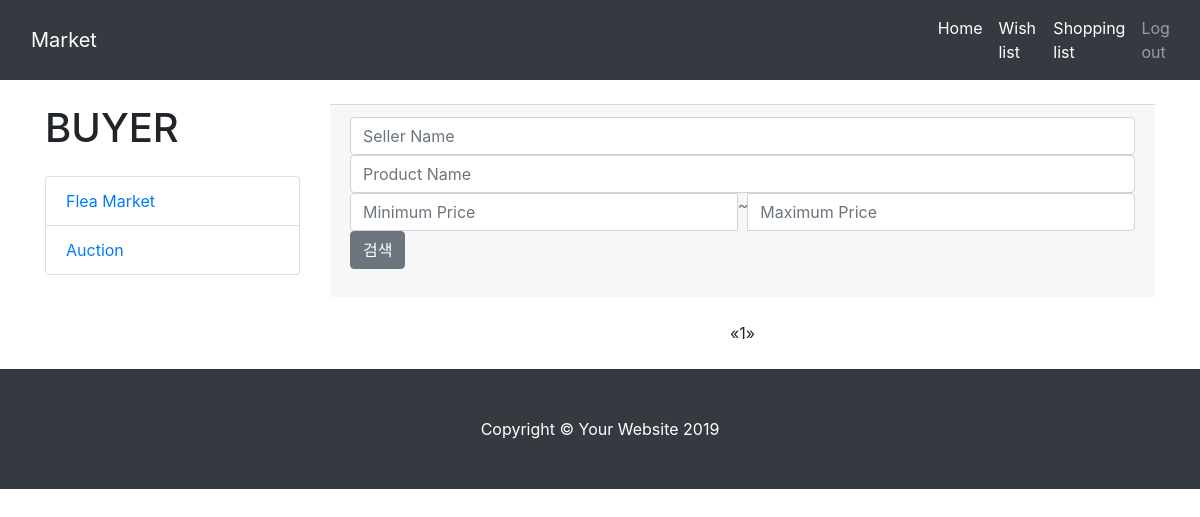
Page /buyer/ on the earlier database version.
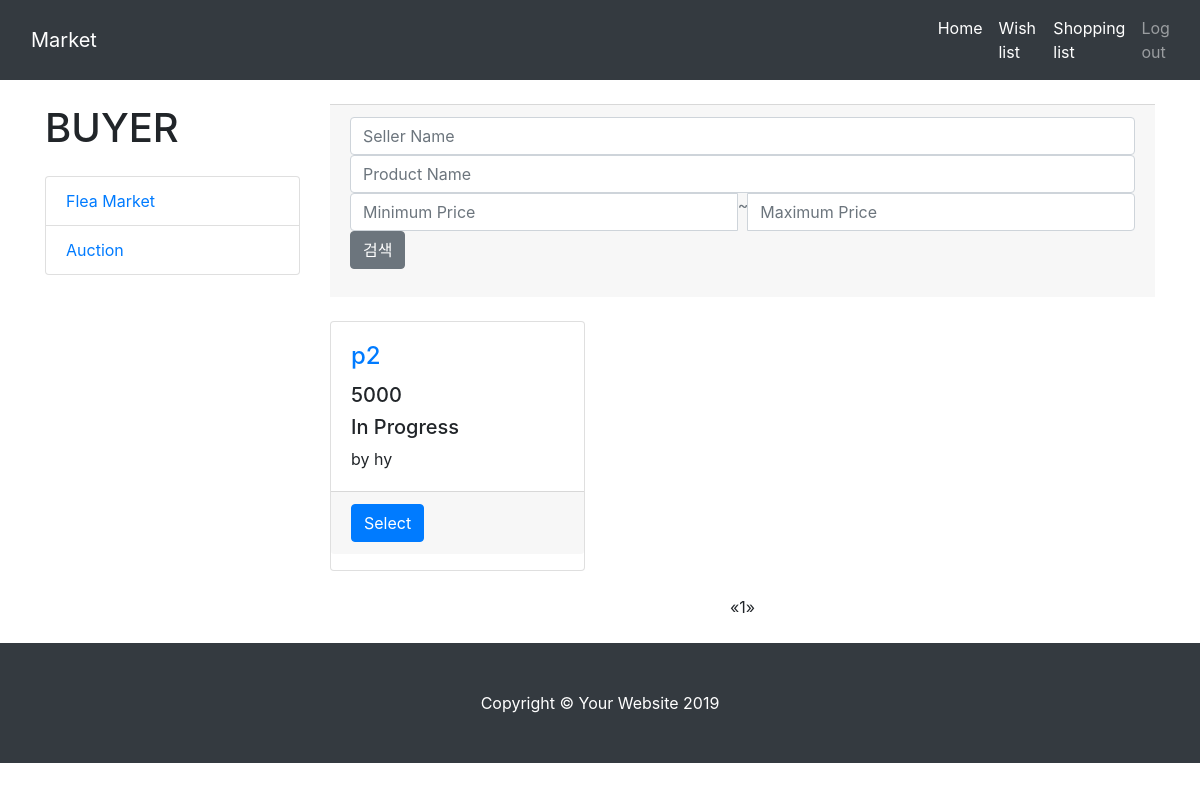
Same page on the later database version.
### market/models.py (models this page shows)
class Product(models.Model):
    created_date = models.DateTimeField(auto_now_add=True)
    content = models.TextField(blank=True)
    view = models.IntegerField(default=0)
    name = models.CharField(max_length=30, blank=True)
    type = models.CharField(max_length=20)      # 경매인지 그냥인지
    price = models.IntegerField(default=0)      # 가격
    seller_name = models.CharField(max_length=20, blank=True) # 판매자 이름
    phone = models.CharField(max_length=20, blank=True) # 판매자 전화번호
    place = models.CharField(max_length=60, blank=True)    # 거래장소
    seller = models.ForeignKey(User, on_delete=models.CASCADE) #판매자 정보
    status = models.CharField(max_length=20)    # 판매중인지 종료인지
    photo = models.ImageField(blank=True)

### market/views.py (the view)
# urls.py: path('buyer/', views.main2, name='main2'),
def main2(request):
    auctions = Product.objects.all().filter(type = 'auction')
    time2 =  datetime.now(timezone.utc)
    for auction in auctions :
        time1= auction.created_date
        if (time2 -time1).days >= 1 :
            auction.status = 'Bought'
            auction.save()
            history = auction.history_set.all().filter(price = auction.price)
            for histor in history :
                histor.status = 'Bought'
                histor.save()
    boards = Product.objects.order_by('-id')
    page = request.GET.get('page', 1)
    paginator = Paginator(boards, 20)
    try:
        lines = paginator.page(page)
    except PageNotAnInteger:
        lines = paginator.page(1)
    except EmptyPage:
        lines = paginator.page(paginator.num_pages)
    context = {'boards': lines}
    return render(request, 'main2.html', context)

### templates/main2.html (shortened to what the changed rows need)
﻿{% load static %}
<!DOCTYPE html>
<html lang="en">
<head>
  <link href="{% static 'vendor/bootstrap/css/bootstrap.min.css' %}" rel="stylesheet">
  <link href="{% static 'css/shop-homepage.css' %}" rel="stylesheet">
</head>
<body>
              <link rel='stylesheet prefetch' href='https://maxcdn.bootstrapcdn.com/font-awesome/4.4.0/css/font-awesome.min.css'>
  <div class="container">
    <div class="row">
      <div class="col-lg-3">
        <h1 class="my-4">BUYER</h1>
      </div>
      <div class="col-lg-9">
        <div class="row">
{% for board in boards %}
{% if board.status != 'Bought' %}
          <div class="col-lg-4 col-md-6 mb-4">
            <div class="card h-100">
            <form action="" method="POST" title="Title">
              <div class="card-body">
                <h4 class="card-title">
                  <a href="{% url 'main2' %}post={{ board.id }}" value="{{ board.id }}">{{ board.name }}</a>
                </h4>
                <h5>{{board.price}}</h5>
                  <h5>{{board.status}}</h5>
                <p class="card-text">by {{board.seller_name}}</p>
              </div>
              <div class="card-footer">
                <small class="text-muted">
                    <a href="{% url 'main2' %}post={{ board.id }}" class="btn btn-primary" >Select</a>
                </small>
              </div>
            </form>
            </div>
          </div>
{% endif %}
{% endfor %}
        </div>
      <ul class="pagination justify-content-center mb-4">
        {% for i in boards.paginator.page_range %}
          {% if boards.number == i %}
            <li class="active"><span>{{ i }} <span class="sr-only">(current)</span></span></li>
          {% else %}
            <li><a href="?page={{ i }}">{{ i }}</a></li>
          {% endif %}
        {% endfor %}
        </ul>
      </div>
    </div>
  </div>
</body>
</html>

Differences in the rows shown:
added Product: {{ board.id }} 21 (drawn), name "p2", price "5000", status "In Progress", seller_name "hy"
